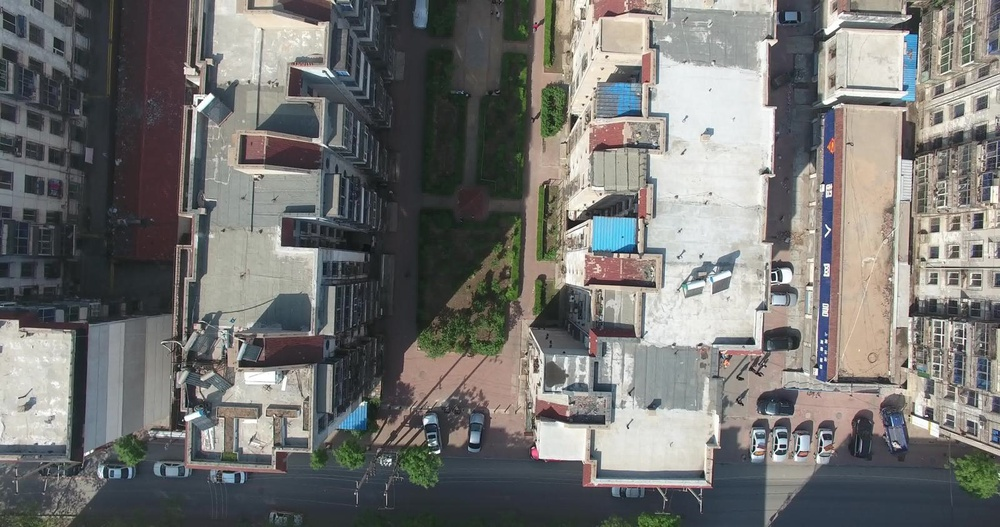
//> input picture demo/test_img/UD_000261.jpg, 1000 x 527 px, shrunk from 1600 x 843 before the run
$ ./t   (built with g++ and OpenCV 4)
//> lines starting //> are read from the running program, lines starting //| are printed output that depends on the picture
#include <cstdio>
#include <chrono>
#include <vector>
#include <opencv2/opencv.hpp>


const std::string
//img_path = "../demo/test_img/texture_compo.png";
//img_path = "../demo/test_img/UI_seq17_000700.jpg";
//img_path = "../demo/test_img/6h00002.jpg";
img_path = "../demo/test_img/UD_000261.jpg";


int main(int argc, char *argv[]) {
  auto img = cv::imread(img_path);
//> img is the input picture: 527 rows x 1000 cols, CV_8UC3; mean B, G, R 113.7, 115.8, 116.2
  printf("%s\n", cv::typeToString(img.type()).c_str());
//| CV_8UC3
  cv::Mat_<cv::Vec3b> rgb_img = img;
  printf("%s\n", cv::typeToString(rgb_img.type()).c_str());
//| CV_8UC3
  cv::cvtColor(rgb_img, rgb_img, cv::COLOR_BGR2RGB);
  cv::Mat lab_img;
  cv::cvtColor(rgb_img, lab_img, cv::COLOR_RGB2Lab);
//> lab_img: 527 rows x 1000 cols, CV_8UC3; mean of channels 0, 1, 2 121.3, 127.9, 129.1
  printf("%s\n", cv::typeToString(lab_img.type()).c_str());
//| CV_8UC3
  cv::Mat_<uchar> gray_img;
  cv::cvtColor(rgb_img, gray_img, cv::COLOR_RGB2GRAY);
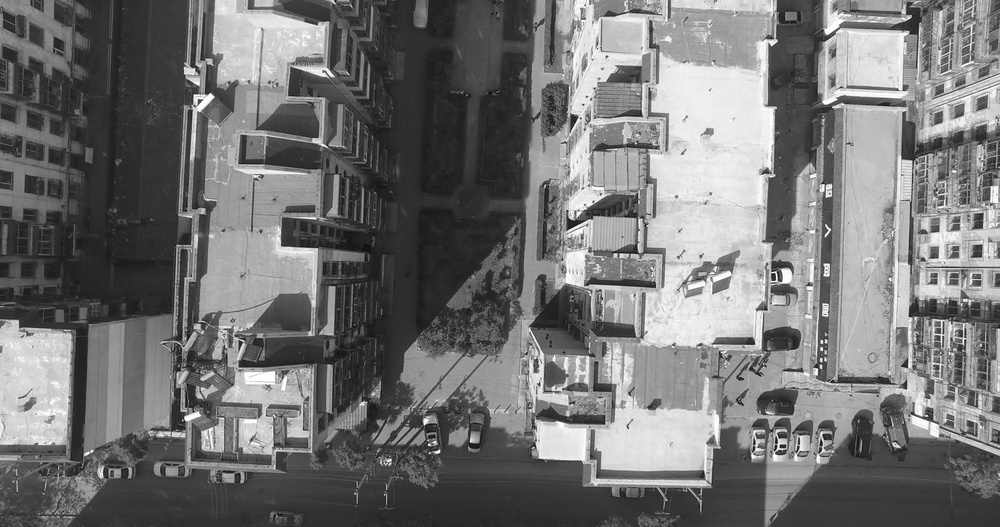
//> gray_img: 527 rows x 1000 cols, CV_8UC1; min 5, max 255, mean 115.7

  auto lsd = cv::createLineSegmentDetector(cv::LSD_REFINE_NONE);
  std::vector<cv::Vec4i> lines;
  lsd->detect(gray_img, lines);
//> lines = 1623 items, first 8: [588, 219, 562, 232], [532, 458, 589, 461], [757, 313, 754, 343], [578, 117, 569, 135], [800, 437, 799, 451], [786, 455, 774, 454], [749, 444, 751, 462], [368, 252, 281, 246]
  auto vis_img = rgb_img.clone();
  lsd->drawSegments(vis_img, lines);
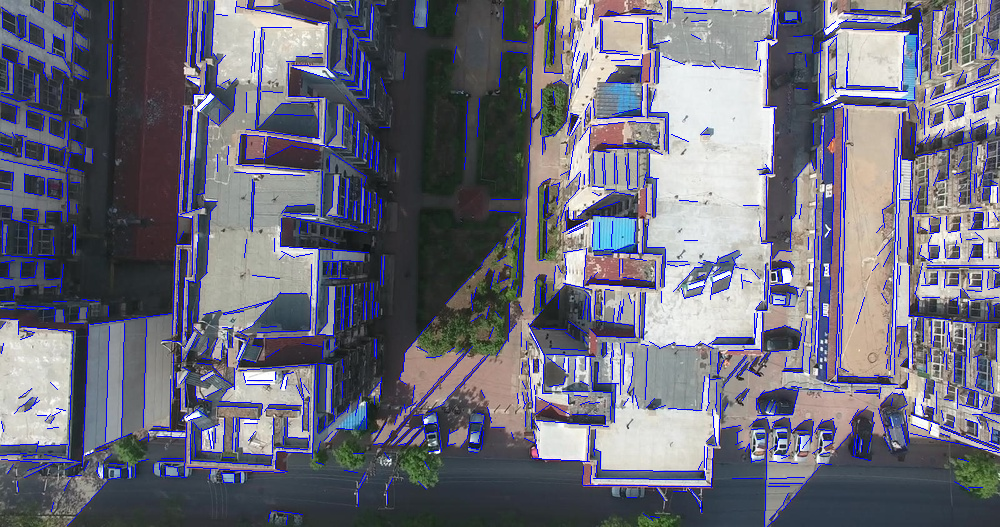
//> vis_img: 527 rows x 1000 cols, CV_8UC3; mean R, G, B 108, 107.8, 122.3
  cv::imwrite("lsd.png", vis_img);

  //经过测试LSD和EDPF旗鼓相当，由于LSD是直线，线段数量更少
  return 0;
}

$ run again, with demo/test_img/UI_seq17_000700.jpg copied over demo/test_img/UD_000261.jpg
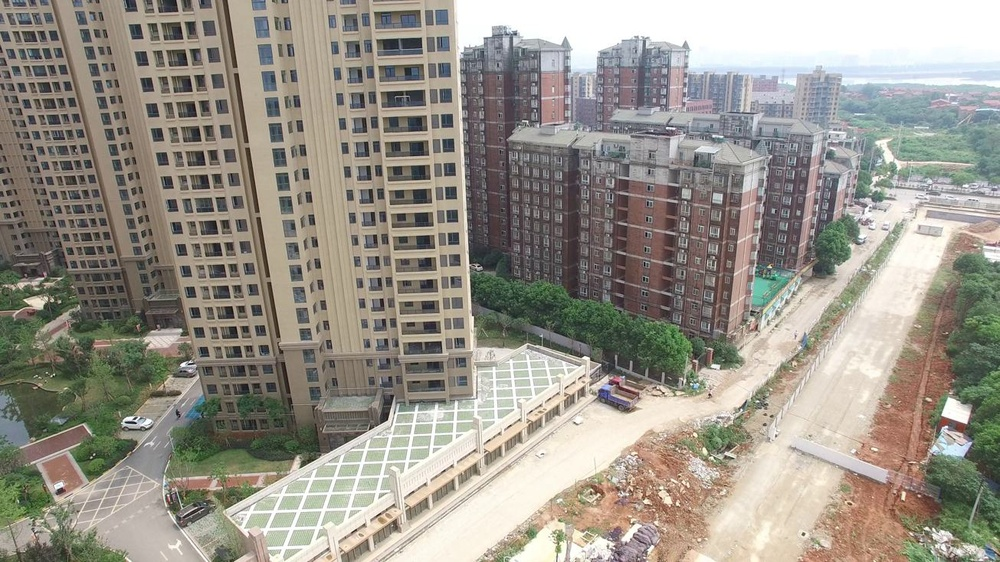
//> input picture demo/test_img/UI_seq17_000700.jpg, 1000 x 562 px, shrunk from 1305 x 734 before the run
//> img is the input picture: 562 rows x 1000 cols, CV_8UC3; mean B, G, R 138.3, 148.3, 153
//| CV_8UC3
//| CV_8UC3
//> lab_img: 562 rows x 1000 cols, CV_8UC3; mean of channels 0, 1, 2 155.1, 128.1, 134.1
//| CV_8UC3
//> `cv::cvtColor(rgb_img, gray_img, cv::COLOR_RGB2GRAY);`:
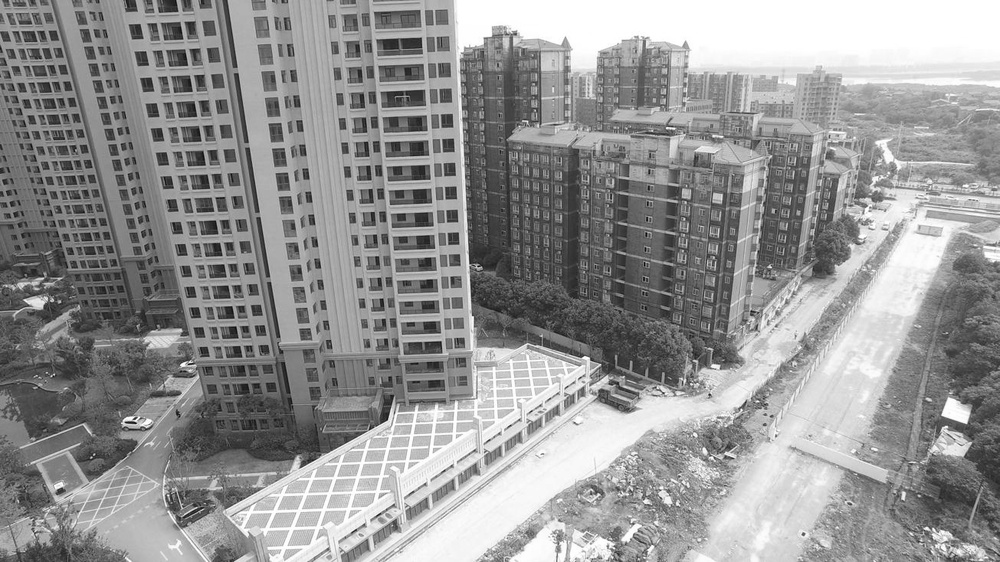
//> gray_img: 562 rows x 1000 cols, CV_8UC1; min 1, max 255, mean 148.6
//> lines = 2373 items, first 8: [394, 394, 387, 420], [471, 314, 459, 59], [126, 420, 133, 421], [387, 420, 299, 468], [53, 491, 67, 484], [589, 368, 589, 357], [475, 348, 474, 317], [191, 359, 178, 363]
//> `lsd->drawSegments(vis_img, lines);`:
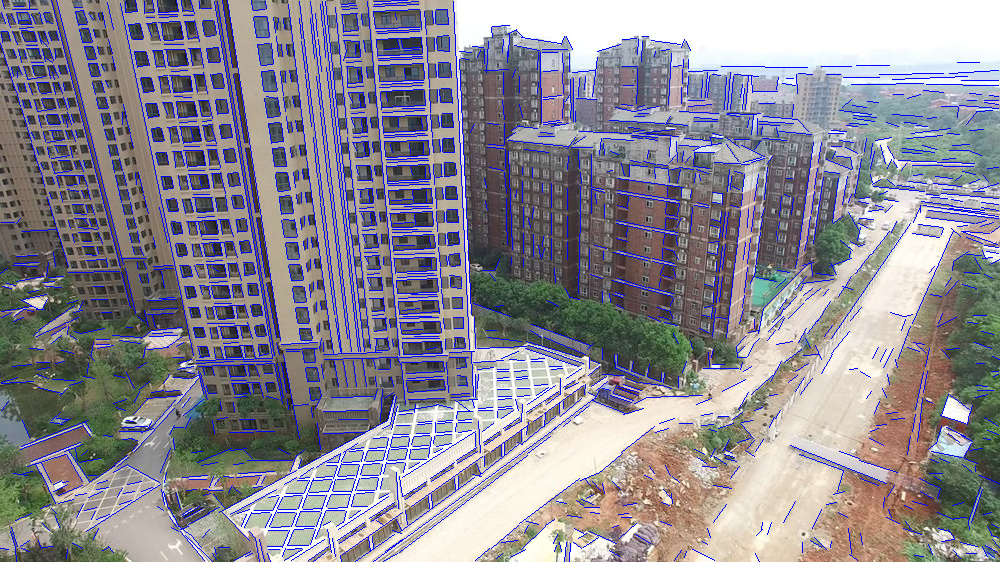
//> vis_img: 562 rows x 1000 cols, CV_8UC3; mean R, G, B 141, 136.7, 147.9

$ run again, with demo/test_img/6h00002.jpg copied over demo/test_img/UD_000261.jpg
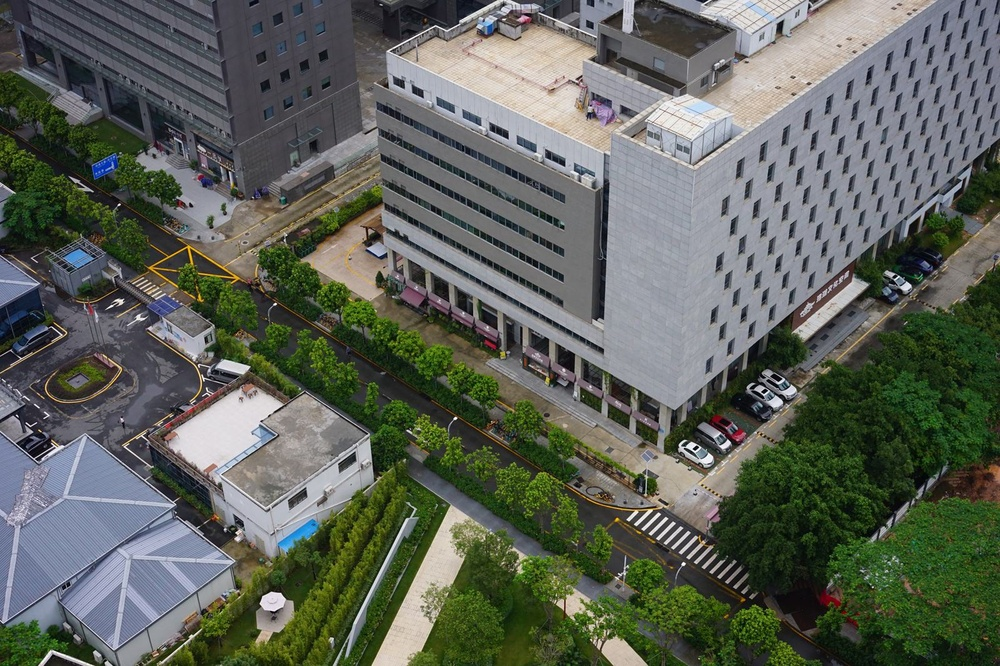
//> input picture demo/test_img/6h00002.jpg, 1000 x 666 px, shrunk from 1600 x 1066 before the run
//> img is the input picture: 666 rows x 1000 cols, CV_8UC3; mean B, G, R 89.2, 98.4, 93.2
//| CV_8UC3
//| CV_8UC3
//> lab_img: 666 rows x 1000 cols, CV_8UC3; mean of channels 0, 1, 2 102.6, 124.5, 132.9
//| CV_8UC3
//> `cv::cvtColor(rgb_img, gray_img, cv::COLOR_RGB2GRAY);`:
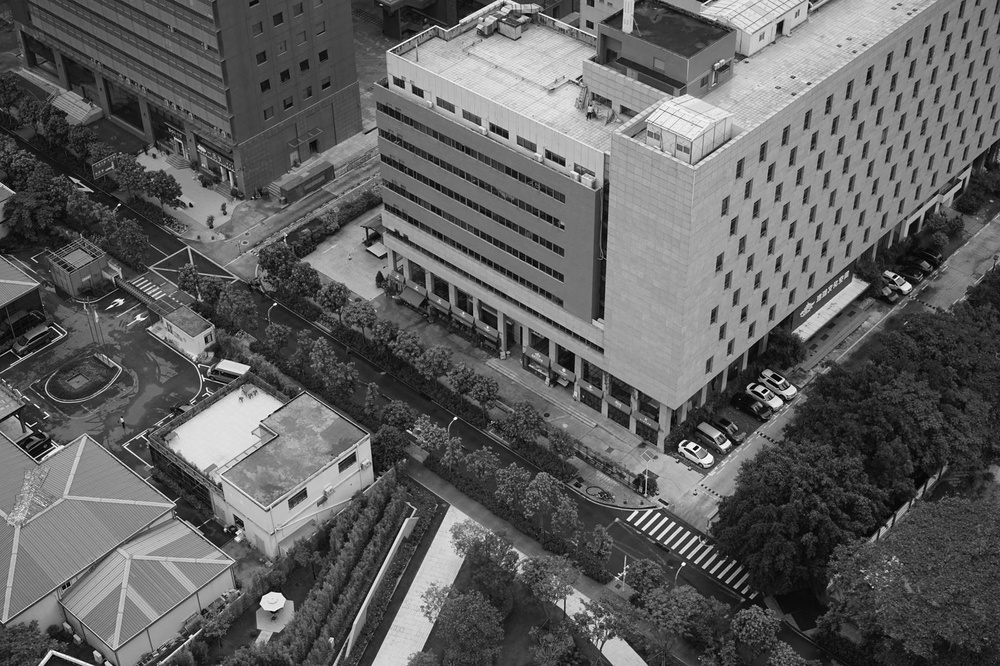
//> gray_img: 666 rows x 1000 cols, CV_8UC1; min 0, max 255, mean 95.8
//> lines = 1953 items, first 8: [264, 609, 275, 611], [735, 444, 705, 420], [262, 596, 259, 602], [271, 591, 262, 595], [913, 285, 887, 269], [686, 447, 697, 454], [281, 592, 272, 591], [94, 665, 51, 649]
//> `lsd->drawSegments(vis_img, lines);`:
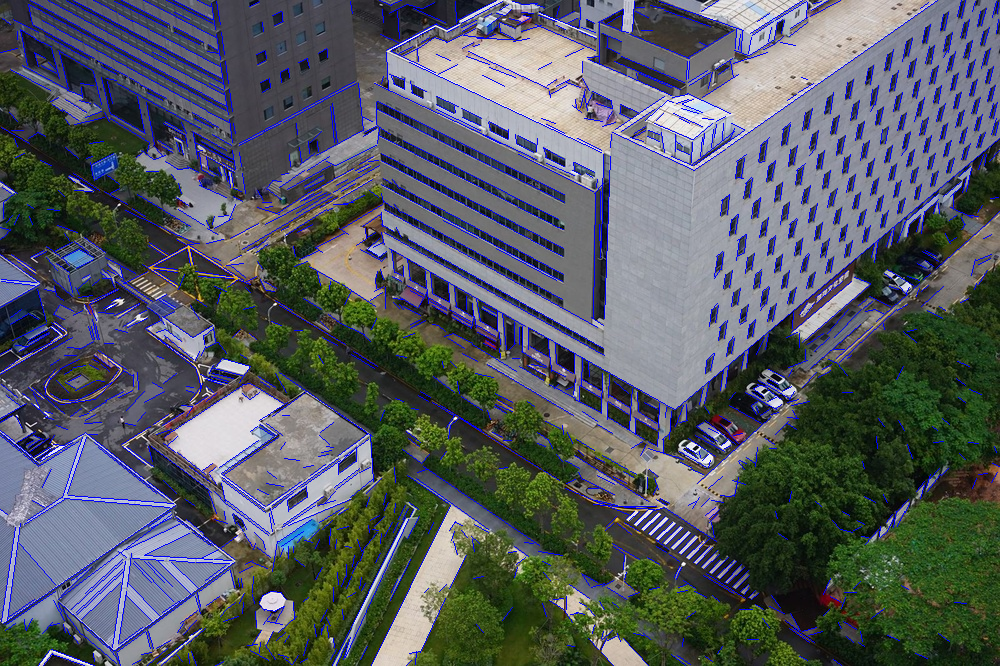
//> vis_img: 666 rows x 1000 cols, CV_8UC3; mean R, G, B 87.3, 92.4, 98.4
